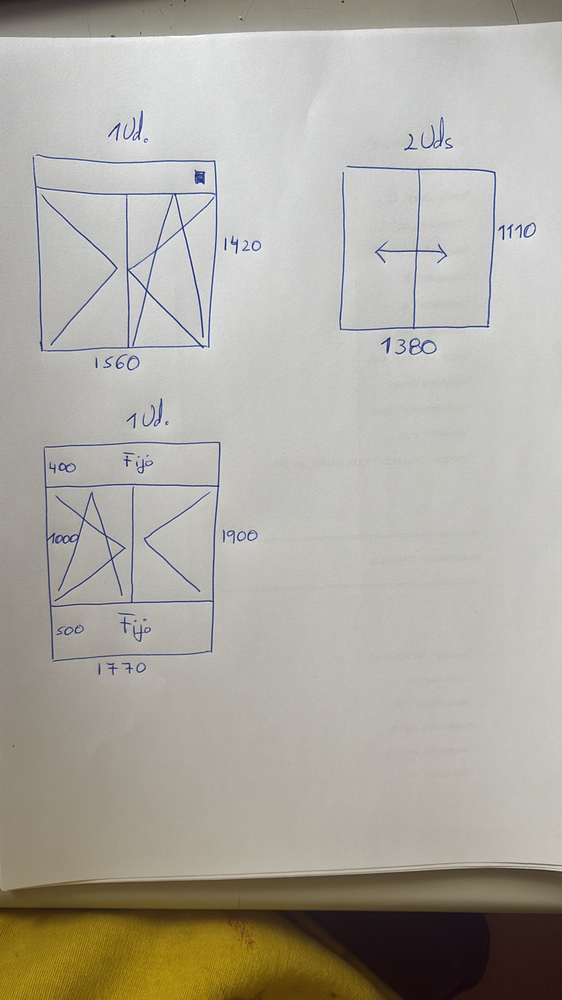
#> input picture foto.png, 562 x 1000 px, shrunk from 1152 x 2048 before the run, found by its file name
$ python separar-ventanas.py
#> lines starting #> are read from the running program, lines starting #| are printed output that depends on the picture; after the words box and inside, x2 and y2 are one past the last pixel; in counts of white or black regions, pixels touching at a corner belong together
import cv2
import numpy as np
import os

def separar_dibujos():
    # 1. Cargar la foto original que tienes en el taller
    archivo_original = "foto.png"
    img = cv2.imread(archivo_original)
#> img is the input picture: shape (1000, 562, 3); mean B, G, R 162.1, 170.9, 174.6

    if img is None:
        print(f"❌ Error: No encuentro el archivo '{archivo_original}'")
        return

    # 2. Convertir a blanco y negro para detectar los bordes
    gris = cv2.cvtColor(img, cv2.COLOR_BGR2GRAY)
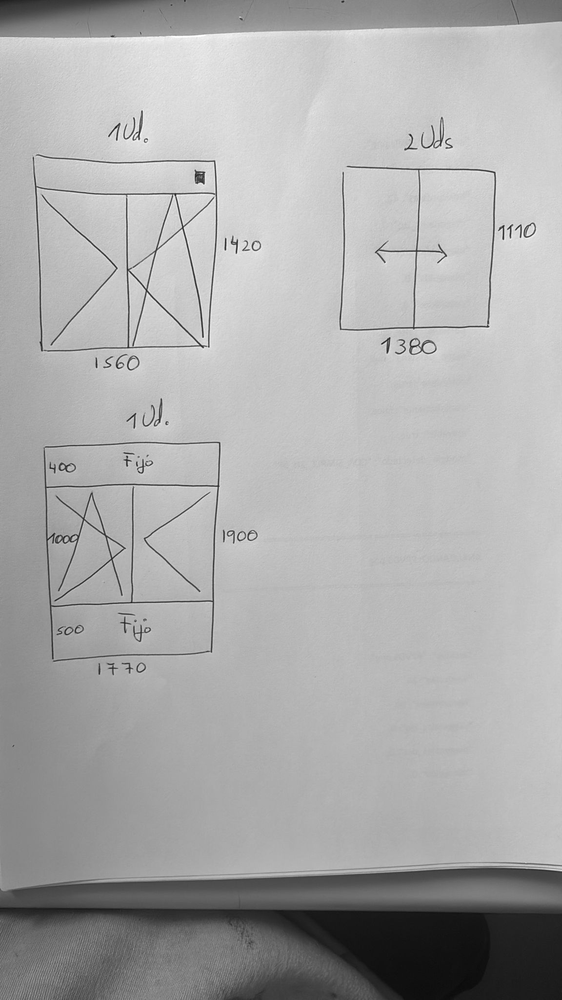
#> gris: shape (1000, 562); min 11, max 255, mean 171
    suave = cv2.GaussianBlur(gris, (5, 5), 0)
    _, thresh = cv2.threshold(suave, 150, 255, cv2.THRESH_BINARY_INV)
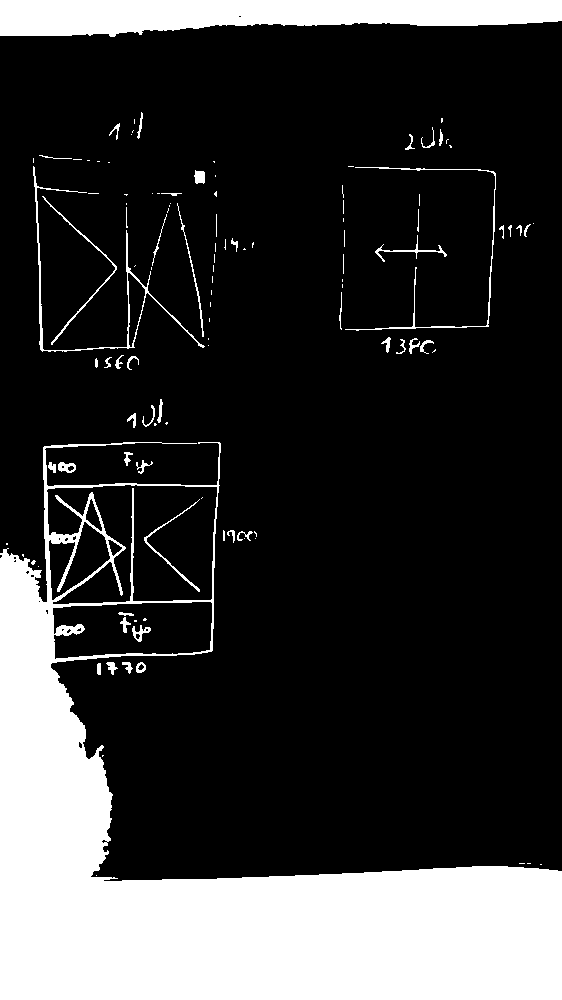
#> thresh: shape (1000, 562); 21.6% white; 115 white regions (63 under 20 px), largest, box (x1, y1, x2, y2) and area: (0, 442, 562, 1000) 99831, (0, 0, 562, 37) 15677, (33, 166, 205, 352) 1133

    # 3. Agrupar las líneas de cada ventana (dilatación)
    kernel = np.ones((15,15), np.uint8)
    dilatado = cv2.dilate(thresh, kernel, iterations=2)
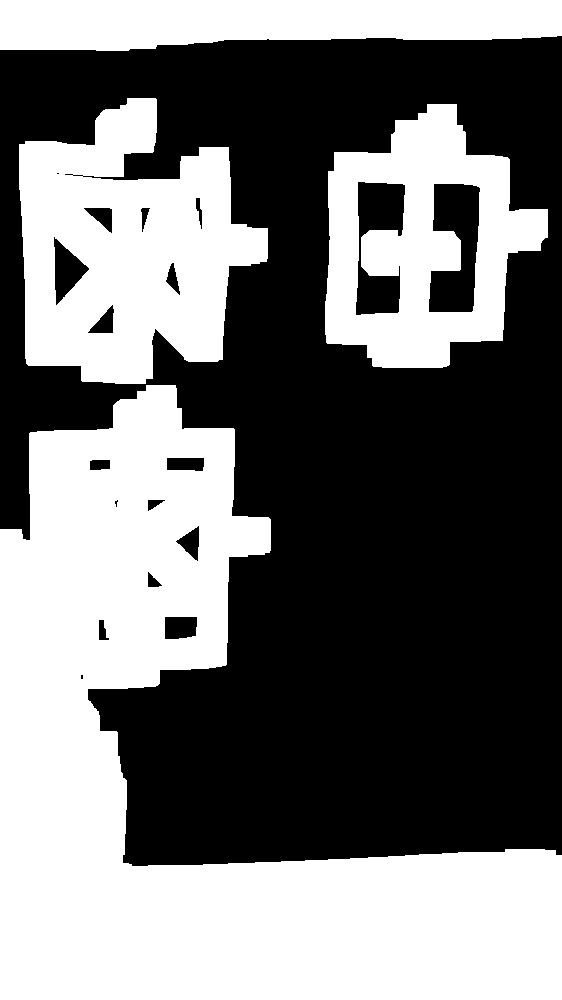
#> dilatado: shape (1000, 562); 46% white; 4 white regions

    # 4. Encontrar los recuadros de cada dibujo
    contornos, _ = cv2.findContours(dilatado, cv2.RETR_EXTERNAL, cv2.CHAIN_APPROX_SIMPLE)
#> contornos = 4 contours; box (x1, y1, x2, y2) and area: (0, 385, 562, 1000) 157578, (19, 98, 268, 384) 47179, (325, 104, 548, 368) 39984, (0, 0, 562, 51) 23461

    print(f"--- INICIANDO CORTE DE HUECOS ---")

    contador = 1
    for c in contornos:
        x, y, w, h = cv2.boundingRect(c)

        # Filtro para evitar manchas pequeñas (solo recuadros grandes)
        if w > 100 and h > 100:
            recorte = img[y:y+h, x:x+w]
            nombre = f"ventana_{contador}.png"
            cv2.imwrite(nombre, recorte)
            print(f"✅ Guardado: {nombre} ({w}x{h} píxeles)")
            contador += 1
#> this loop made 4 passes
#> (x, y, w, h, nombre) on passes 1 to 3: (0, 385, 562, 615, 'ventana_1.png'), (325, 104, 223, 264, 'ventana_2.png'), (19, 98, 249, 286, 'ventana_3.png')
#| ✅ Guardado: ventana_1.png (562x615 píxeles)
#| ✅ Guardado: ventana_2.png (223x264 píxeles)
#| ✅ Guardado: ventana_3.png (249x286 píxeles)
#> pass 1, in separar_dibujos, `recorte = img[y:y+h, x:x+w]`:
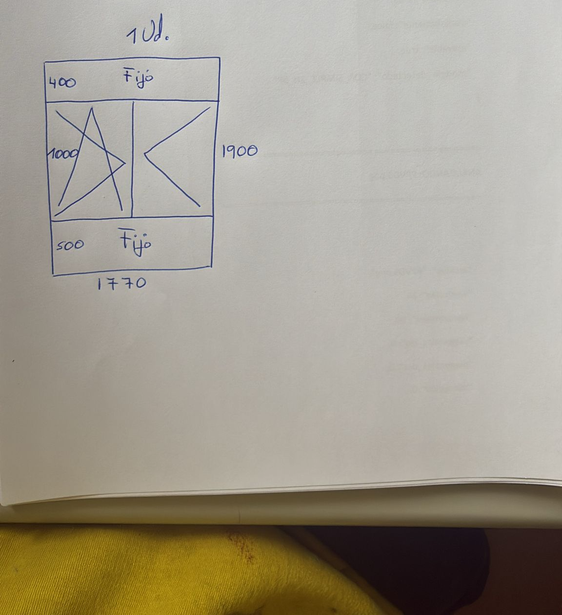
#> recorte: shape (615, 562, 3); mean B, G, R 142.2, 156.1, 162.4
#> pass 2, in separar_dibujos, `recorte = img[y:y+h, x:x+w]`:
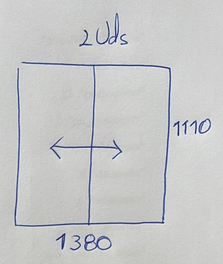
#> recorte: shape (264, 223, 3); mean B, G, R 200.4, 200, 199
#> pass 3, in separar_dibujos, `recorte = img[y:y+h, x:x+w]`:
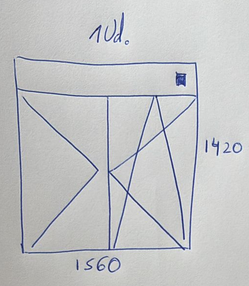
#> recorte: shape (286, 249, 3); mean B, G, R 197.9, 196.9, 195.7
#> after the loop, contador = 4

    print(f"--- PROCESO TERMINADO: {contador-1} dibujos separados ---")
#| --- PROCESO TERMINADO: 3 dibujos separados ---

separar_dibujos()

$ run again, with image.png copied over foto.png
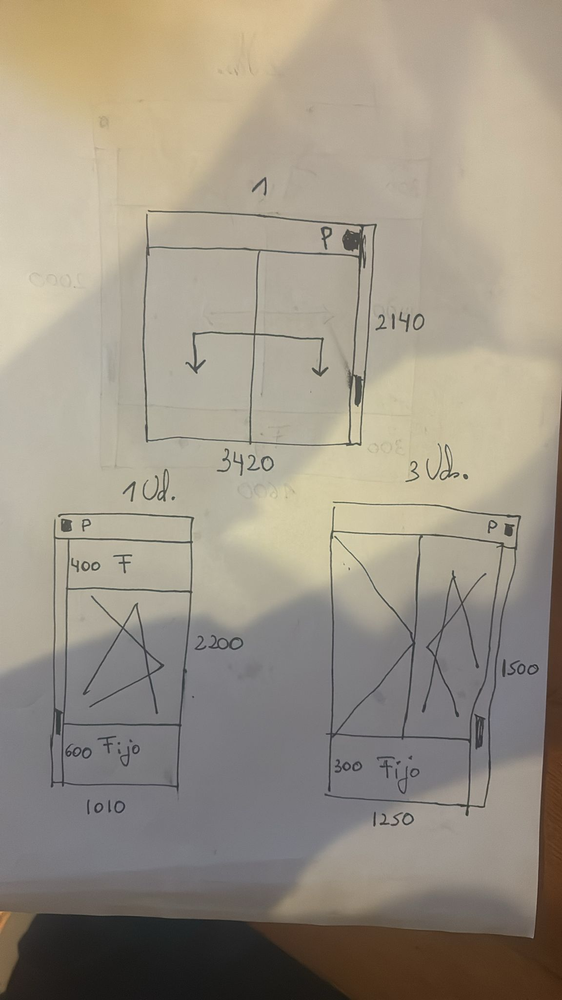
#> input picture image.png, 562 x 1000 px, shrunk from 1152 x 2048 before the run, found by its file name
#> in separar_dibujos, img is the input picture: shape (1000, 562, 3); mean B, G, R 133.2, 147.5, 155.8
#> in separar_dibujos, `_, thresh = cv2.threshold(suave, 150, 255, cv2.THRESH_BINARY_INV)`:
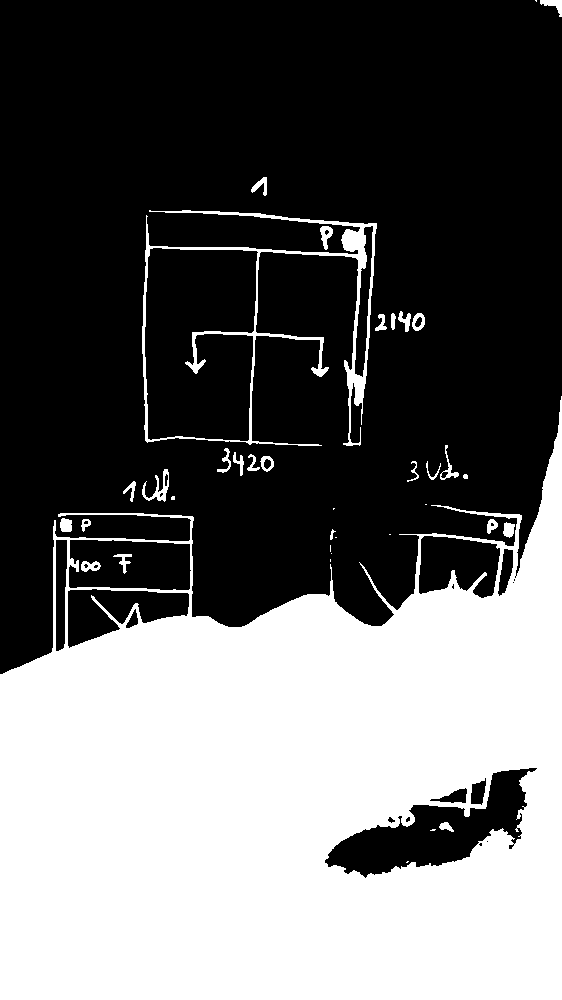
#> thresh: shape (1000, 562); 39.7% white; 38 white regions (11 under 20 px), largest, box (x1, y1, x2, y2) and area: (0, 396, 562, 1000) 214511, (142, 210, 377, 446) 5704, (142, 469, 169, 502) 303
#> dilatado: shape (1000, 562); 58.6% white; 13 black regions (5 under 20 px)
#> contornos = 2 contours; box (x1, y1, x2, y2) and area: (0, 163, 562, 1000) 344076, (521, 0, 562, 31) 927
#> the loop in separar_dibujos, `for c in contornos:` made 2 passes
#> (x, y, w, h, nombre, contador) on pass 1: (0, 163, 562, 837, 'ventana_1.png', 2)
#> (printed output is left out)
#> pass 1, in separar_dibujos, `recorte = img[y:y+h, x:x+w]`:
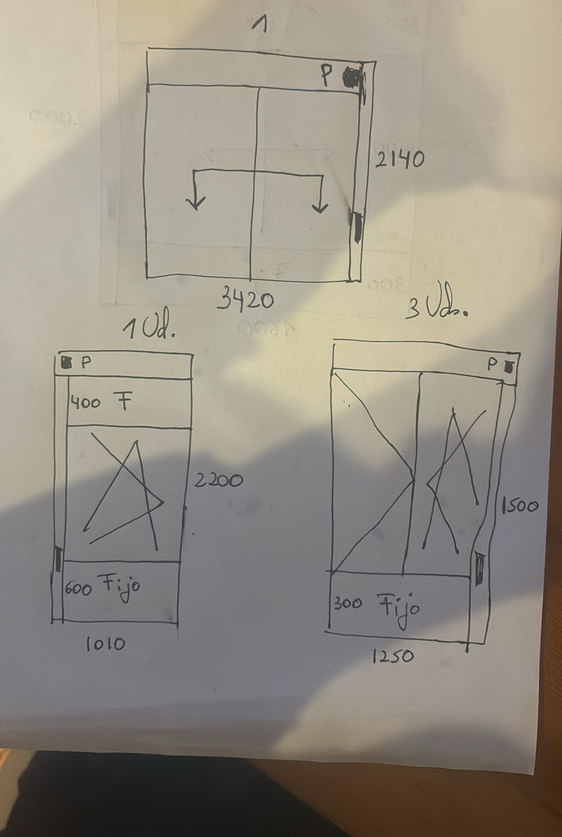
#> recorte: shape (837, 562, 3); mean B, G, R 131, 142.2, 148.7
#> after the loop in separar_dibujos, `for c in contornos:`: contador = 2
#| --- PROCESO TERMINADO: 1 dibujos separados ---

$ run again, with ventana_1.png copied over foto.png
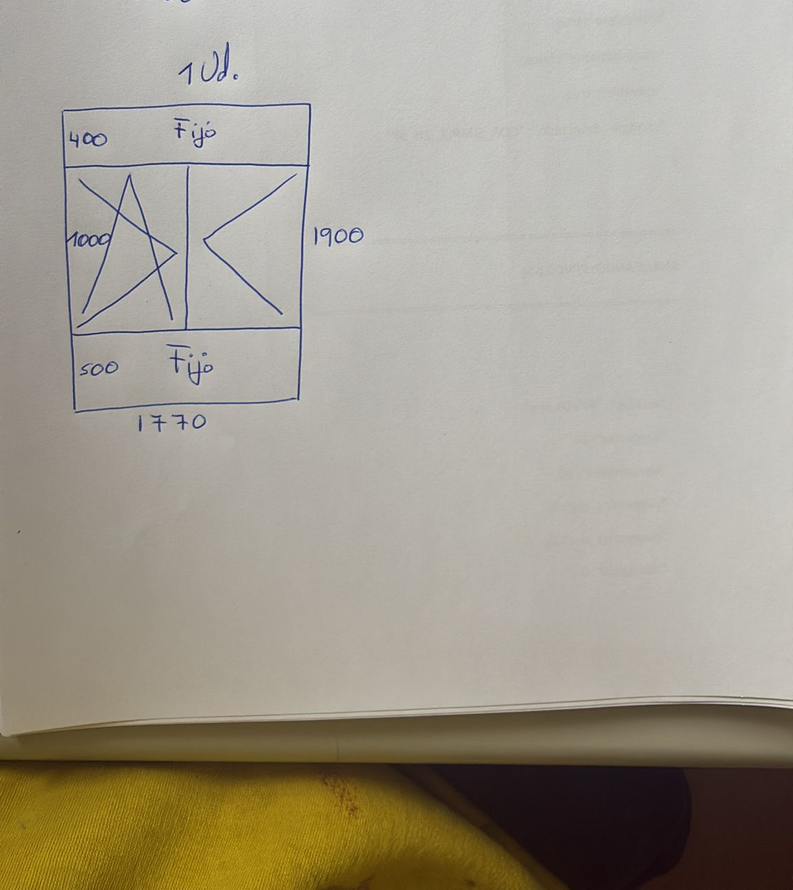
#> input picture ventana_1.png, 793 x 890 px, shrunk from 1152 x 1293 before the run, found by its file name
#> in separar_dibujos, img is the input picture: shape (890, 793, 3); mean B, G, R 143.5, 157.1, 163.2
#> in separar_dibujos, `_, thresh = cv2.threshold(suave, 150, 255, cv2.THRESH_BINARY_INV)`:
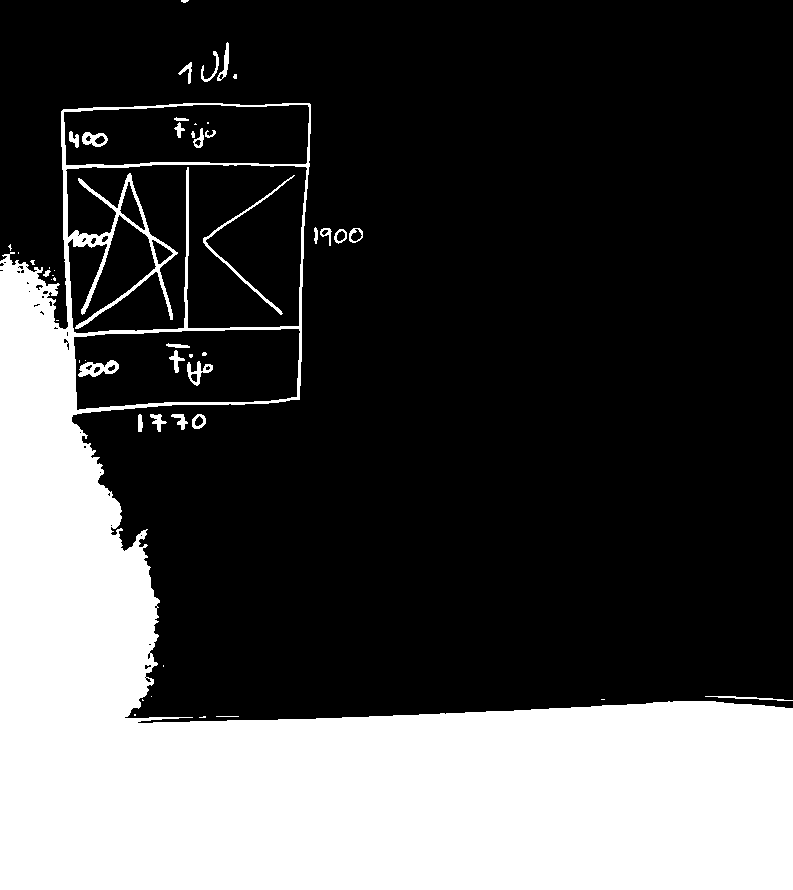
#> thresh: shape (890, 793); 28.4% white; 50 white regions (23 under 20 px), largest, box (x1, y1, x2, y2) and area: (0, 103, 793, 890) 196892, (203, 175, 295, 315) 576, (78, 360, 119, 377) 383
#> dilatado: shape (890, 793); 41.6% white; 2 white regions
#> contornos = 2 contours; box (x1, y1, x2, y2) and area: (0, 28, 793, 890) 301900, (167, 0, 203, 17) 556
#> the loop in separar_dibujos, `for c in contornos:` made 2 passes
#> (x, y, w, h, nombre, contador) on pass 1: (0, 28, 793, 862, 'ventana_1.png', 2)
#> (printed output is left out)
#> pass 1, in separar_dibujos, `recorte = img[y:y+h, x:x+w]`:
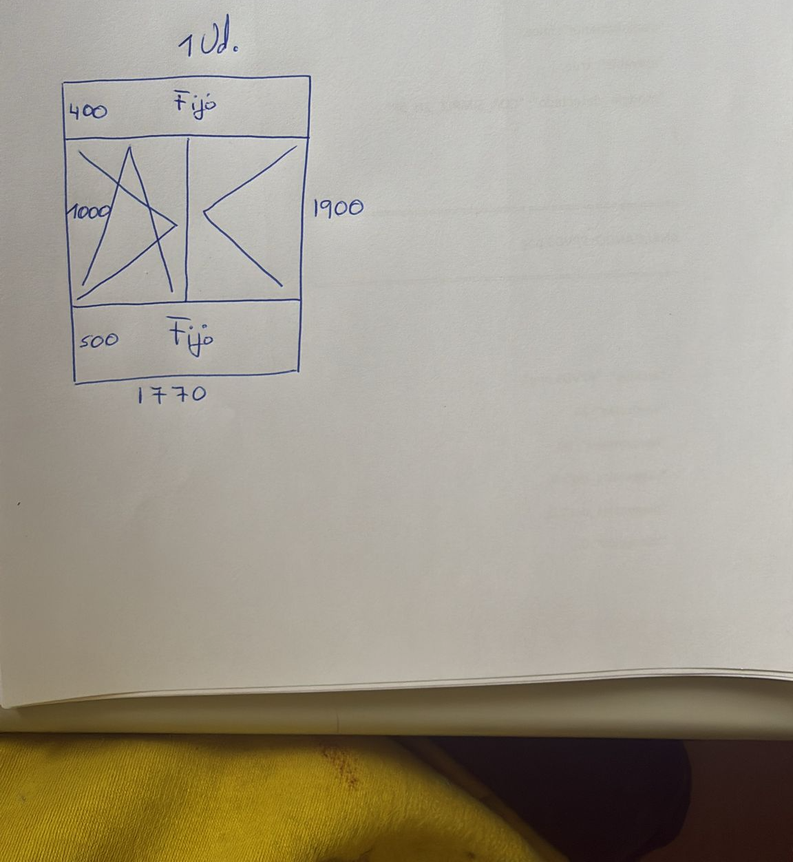
#> recorte: shape (862, 793, 3); mean B, G, R 141.9, 155.9, 162.2
#> after the loop in separar_dibujos, `for c in contornos:`: contador = 2
#| --- PROCESO TERMINADO: 1 dibujos separados ---

$ run again, with ventana_2.png copied over foto.png
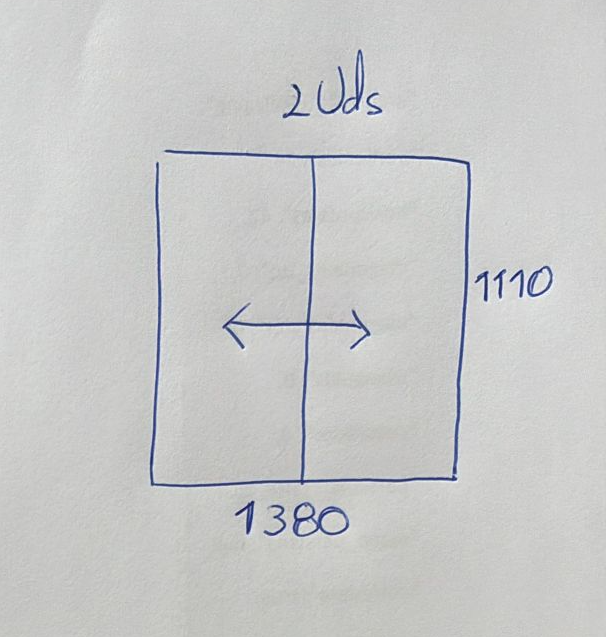
#> input picture ventana_2.png, 606 x 637 px, found by its file name
#> in separar_dibujos, img is the input picture: shape (637, 606, 3); mean B, G, R 201.2, 201.6, 200.8
#> in separar_dibujos, `_, thresh = cv2.threshold(suave, 150, 255, cv2.THRESH_BINARY_INV)`:
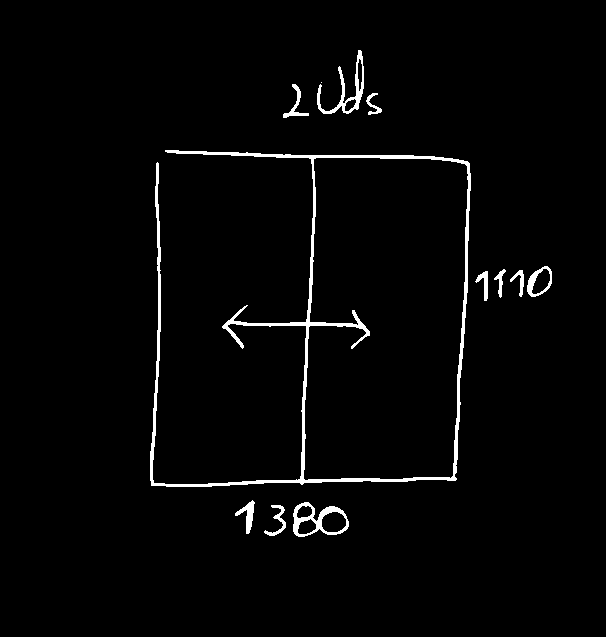
#> thresh: shape (637, 606); 2.3% white; 12 white regions (1 under 20 px), largest, box (x1, y1, x2, y2) and area: (150, 150, 471, 487) 5850, (293, 502, 349, 537) 689, (317, 50, 364, 114) 669
#> dilatado: shape (637, 606); 20.3% white; 2 white regions
#> contornos = 2 contours; box (x1, y1, x2, y2) and area: (136, 136, 566, 551) 132090, (269, 36, 396, 132) 8420
#> the loop in separar_dibujos, `for c in contornos:` made 2 passes
#> (x, y, w, h, nombre, contador) on pass 1: (136, 136, 430, 415, 'ventana_1.png', 2)
#> (printed output is left out)
#> pass 1, in separar_dibujos, `recorte = img[y:y+h, x:x+w]`:
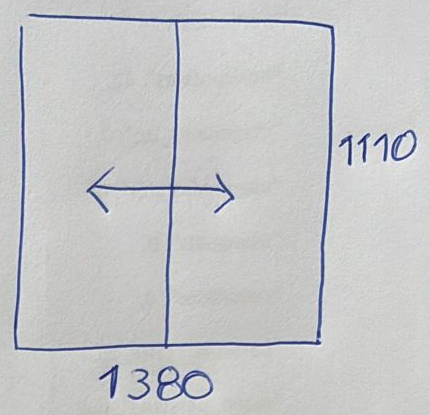
#> recorte: shape (415, 430, 3); mean B, G, R 199.6, 198.8, 197.8
#> after the loop in separar_dibujos, `for c in contornos:`: contador = 2
#| --- PROCESO TERMINADO: 1 dibujos separados ---
